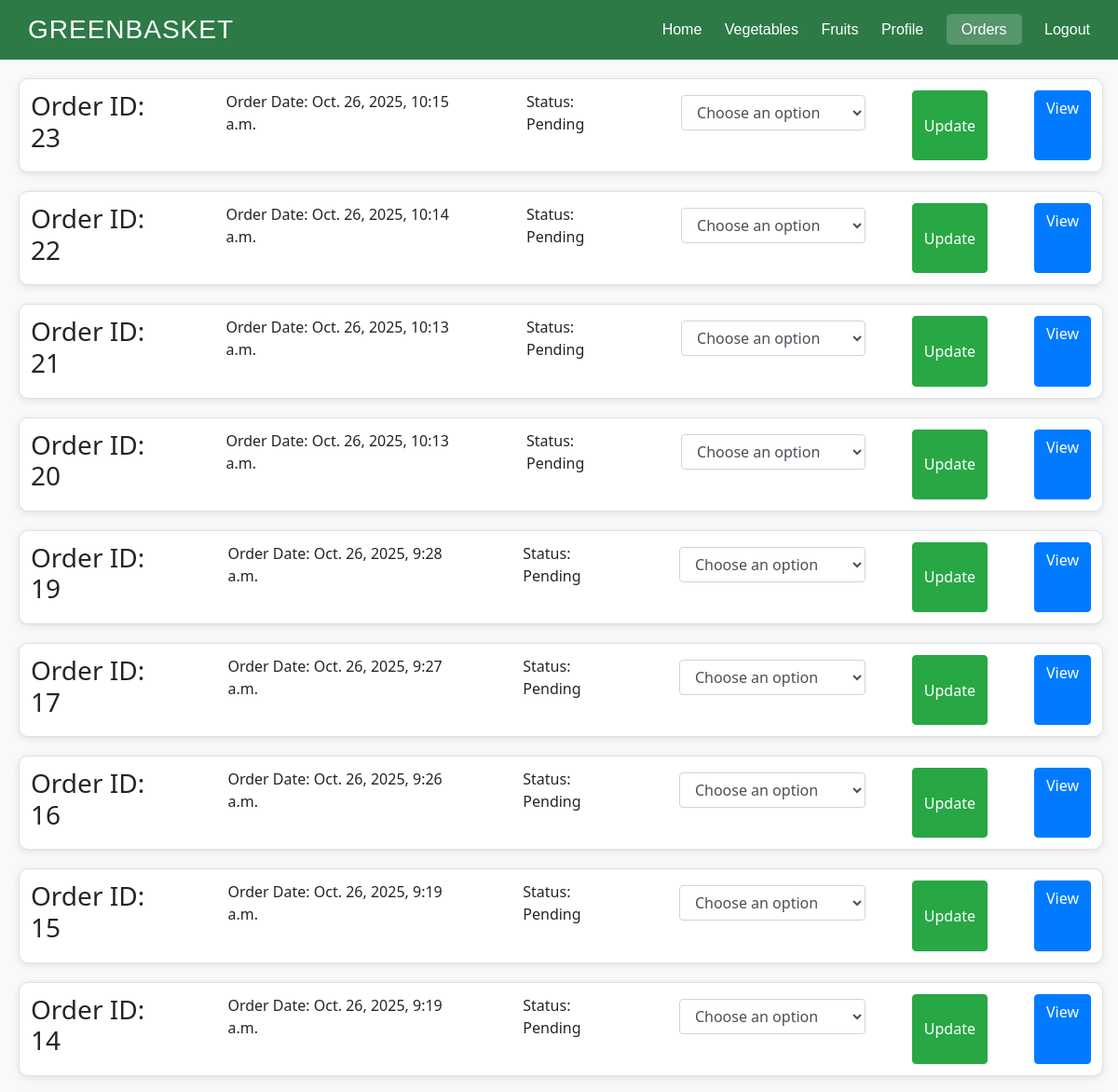
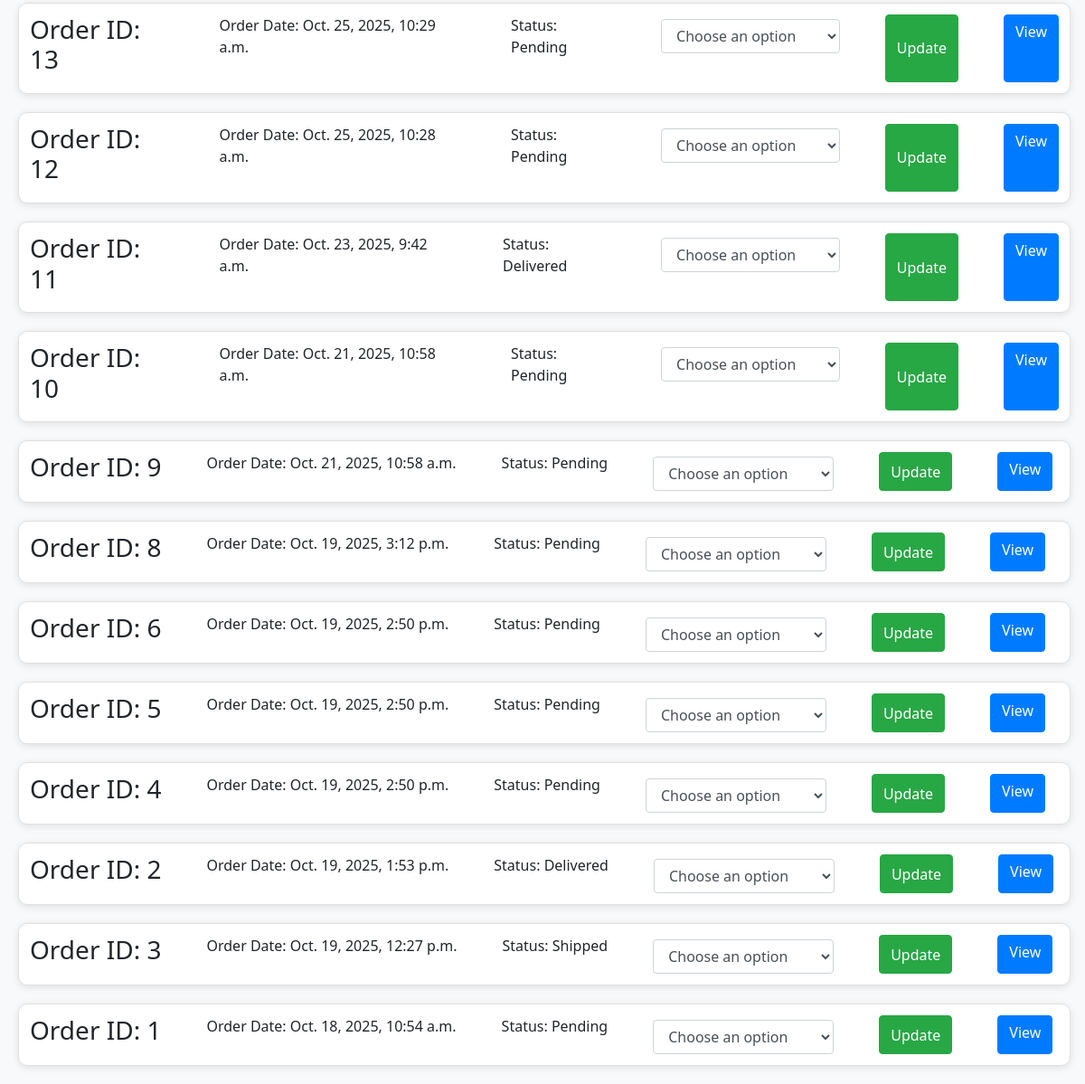
The app's page /s_orders/ (signed in) with its own data (2 pictures, top to bottom).
### home/models.py (models this page shows, shortened)
class Order(models.Model):
    costumer = models.ForeignKey(Costumer, on_delete=models.CASCADE)
    product = models.ForeignKey(Product, on_delete=models.CASCADE)
    quantity = models.IntegerField()
    order_date = models.DateTimeField(auto_now=True)
    amount = models.DecimalField(max_digits=10,decimal_places=0, default=0, null=True, blank=True)
    seller = models.ForeignKey(Seller, on_delete=models.CASCADE,null=True, blank=True)
    status = models.CharField(null=True, blank=True)
    points = models.IntegerField(default=0,null=True, blank=True)
    n = models.DecimalField(max_digits=100,decimal_places=0, default=0, null=True, blank=True)

### home/views.py (the view)
# urls.py: path('s_orders/',s_ordersfn),
def s_ordersfn(request):
    try:
        user_id = request.session.get('user_id')
        seller = Seller.objects.get(id=user_id)
        p = Order.objects.filter(seller=seller).order_by('-order_date')
        return render(request, 's_orders.html', {'p': p})
    except:
        return redirect('/login/')

### home/templates/s_orders.html (shortened to what this page needs)
{% load static %}
<!DOCTYPE html>
<html>
<head>
    <link rel="stylesheet" href="https://cdn.jsdelivr.net/npm/bootstrap@4.1.3/dist/css/bootstrap.min.css">
    <link rel="stylesheet" href="{% static 'css/style.css' %}">
</head>
<body>
    <div class="main">
        <div class="header">
            <h1>GREENBASKET</h1>
            <div class="nav-links">
            <a href="/shome/">Home</a>
            <a href="/sveg/">Vegetables</a>
            <a href="/sfruit/">Fruits</a>
            <a href="/sprofile/">Profile</a>
            <a class="bc" href="/s_orders/">Orders</a>
            <a href="/">Logout</a>
            </div>
        </div>
        <div class="blank"></div>
        {% for p in p %}
        <form class="cartview" method="post" action="/status_edit/{{p.id}}/">
            <h3>Order ID: {{ p.id }}</h3>
            <p>Order Date: {{ p.order_date }}</p>
            <p>Status: {{ p.status }}</p>
            <select name="status" class="form-control" style="width:200px; margin-top:5px;">
                <option selected disabled>Choose an option</option>
            </select>
            <button type="submit" class="btn btn-success">Update</button>
            <a class="btn btn-primary" href="/s_orderview/{{p.id}}/">View</a>
        </form>
        {% endfor %}
    </div>
</body>
</html>

### home/static/css/style.css (style rules this page uses)
* { margin: 0; padding: 0; box-sizing: border-box; }
.cartview { height: auto; margin: 20px; width: 97%; padding: 1%; border: 1px solid #e0e0e0; border-radius: 10px; overflow: hidden; background: #fff; box-shadow: 0 2px 8px rgba(0,0,0,0.1); transition: transform 0.3s ease, box-shadow 0.3s ease; display: flex; gap: 50px; }
.blank { height: 64px; }
body { background-color: #f8f9fa; font-family: "Segoe UI", sans-serif; }
.header { background-color: #2d7a46; font-family: 'Gill Sans', 'Gill Sans MT', Calibri, 'Trebuchet MS', sans-serif; position: fixed; width: 100% ; z-index: 10; top: 0; padding: 15px 30px; display: flex; align-items: center; justify-content: space-between; color: white; }
.header h1 { margin: 0; font-size: 28px; letter-spacing: 1px; }
.header .nav-links a { color: white; margin-left: 20px; text-decoration: none; font-weight: 500; }
.bc { background-color: #ffffff33; padding: 8px 16px; border-radius: 5px; }

### records on screen
Order: id "23", order_date "Oct. 26, 2025, 10:15 a.m.", status "Pending"
Order: id "22", order_date "Oct. 26, 2025, 10:14 a.m.", status "Pending"
Order: id "21", order_date "Oct. 26, 2025, 10:13 a.m.", status "Pending"
Order: id "20", order_date "Oct. 26, 2025, 10:13 a.m.", status "Pending"
Order: id "19", order_date "Oct. 26, 2025, 9:28 a.m.", status "Pending"
Order: id "17", order_date "Oct. 26, 2025, 9:27 a.m.", status "Pending"
Order: id "16", order_date "Oct. 26, 2025, 9:26 a.m.", status "Pending"
Order: id "15", order_date "Oct. 26, 2025, 9:19 a.m.", status "Pending"
Order: id "14", order_date "Oct. 26, 2025, 9:19 a.m.", status "Pending"
Order: id "13", order_date "Oct. 25, 2025, 10:29 a.m.", status "Pending"
Order: id "12", order_date "Oct. 25, 2025, 10:28 a.m.", status "Pending"
Order: id "11", order_date "Oct. 23, 2025, 9:42 a.m.", status "Delivered"
Order: id "10", order_date "Oct. 21, 2025, 10:58 a.m.", status "Pending"
Order: id "9", order_date "Oct. 21, 2025, 10:58 a.m.", status "Pending"
Order: id "8", order_date "Oct. 19, 2025, 3:12 p.m.", status "Pending"
Order: id "6", order_date "Oct. 19, 2025, 2:50 p.m.", status "Pending"
Order: id "5", order_date "Oct. 19, 2025, 2:50 p.m.", status "Pending"
Order: id "4", order_date "Oct. 19, 2025, 2:50 p.m.", status "Pending"
Order: id "2", order_date "Oct. 19, 2025, 1:53 p.m.", status "Delivered"
Order: id "3", order_date "Oct. 19, 2025, 12:27 p.m.", status "Shipped"
Order: id "1", order_date "Oct. 18, 2025, 10:54 a.m.", status "Pending"
